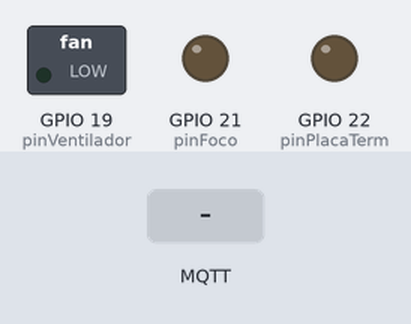
Recording of a program running on a simulated ESP32. On the bench: switched loads named in the program (green lamp = pin HIGH), output pins drawn as LEDs (lit = HIGH). The test bench sets the inputs (shaded band). WiFi joins after 1.5 s; servers stay silent unless stated; no MQTT or app messages arrive unless stated; what the program prints to the serial monitor is not drawn.

Above: at 2.7 s.
2.8 s: MQTT message "ON" arrives on the first subscribed topic
At 3.8 s:
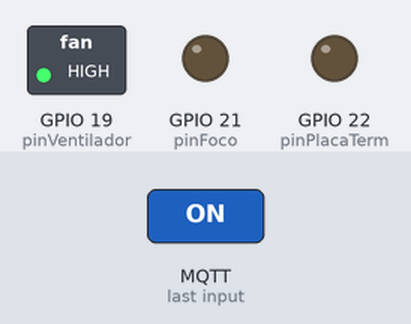
4.5 s: MQTT message "ON" arrives on the second subscribed topic
At 4.9 s:
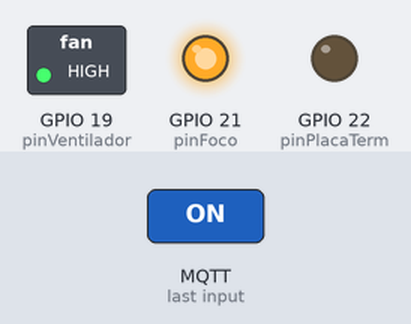
6.0 s: MQTT message "OFF" arrives on the first subscribed topic
At 7.2 s:
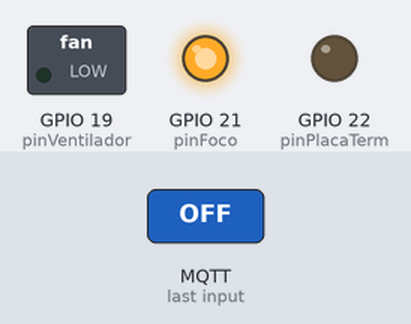
7.5 s: MQTT message "ON" arrives on the third subscribed topic
At 8.5 s:
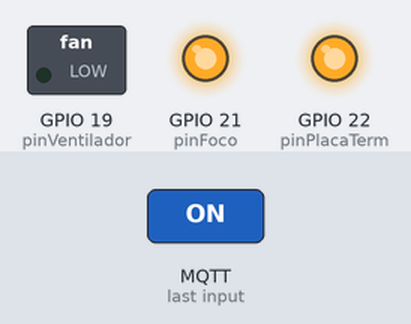
9.0 s: MQTT message "OFF" arrives on the second subscribed topic
At 9.6 s:
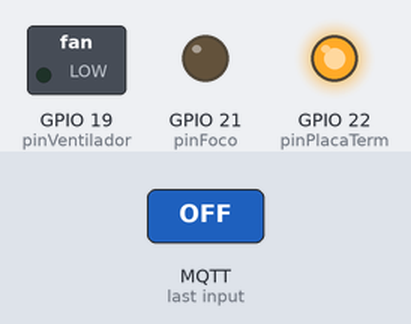
10.5 s: MQTT message "OFF" arrives on the third subscribed topic
At 10.8 s:
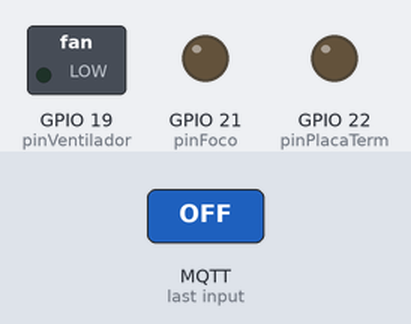
Timing chart, 0 to 13.0 s (numbered marks = the images above; inputs shaded):
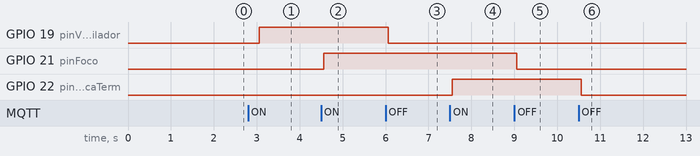

Measured:
- after the input at 2.8 s, GPIO 19 (pinVentilador): LOW → HIGH after 0.26 s
- after the input at 4.5 s, GPIO 21 (pinFoco): LOW → HIGH after 0.06 s
- after the input at 6.0 s, GPIO 19 (pinVentilador): HIGH → LOW after 0.06 s
- after the input at 7.5 s, GPIO 22 (pinPlacaTerm): LOW → HIGH after 0.06 s
- after the input at 9.0 s, GPIO 21 (pinFoco): HIGH → LOW after 0.06 s
- after the input at 10.5 s, GPIO 22 (pinPlacaTerm): HIGH → LOW after 0.06 s

The program:

main.cpp
```cpp
#include <Arduino.h>
#include "CWiFi.h"
#include <PubSubClient.h>

/****************** Definición de constantes ***********************/
const char *ssid = "los odio a todos";
const char *passwd = "p1ch1C0ntr453n4F4@";
// const char *mqtt_server = "192.168.0.106";
IPAddress mqttServer(192, 168, 0, 106);

String list_of_topics[] = {"/cactuscare/ventilador", "/cactuscare/foco", "/cactuscare/placaterm"};
int num_of_topics = 3;

int pinVentilador = 19;
int pinFoco = 21;
int pinPlacaTerm = 22;
/***********************************************************************************************************/

/****************** Definición de prototipos *****************************************************************/
void reconnectMQTT();
void callback(char* topic, byte* message, unsigned int length);
/***********************************************************************************************************/

/****************** Definición de objetos globales *********************************************************/
CWiFi wifi(ssid, passwd); // iniciamos el objeto CWiFi
WiFiClient espClient;
PubSubClient mqttClient(mqttServer, 1883, callback, espClient);
/***********************************************************************************************************/

void setup() {
  Serial.begin(115200);
  wifi.init();


  pinMode(pinVentilador, OUTPUT);
  pinMode(pinFoco, OUTPUT);
  pinMode(pinPlacaTerm, OUTPUT);
}

void loop() {
  if (!mqttClient.connected()) {
    reconnectMQTT();
  }
  mqttClient.loop();

  wifi.reconexion();
  delay(500);
}

void callback(char* topic, byte* message, unsigned int length) {
    /* Serial.print("Message arrived on topic: ");
    Serial.print(topic);
    Serial.print(". Message: "); */
    String messageTemp;

    for (int i=0; i < length; i++) {
         // Serial.print((char)message[i]);
        messageTemp += (char)message[i];
    }

    if (String(topic) == "/cactuscare/ventilador") {
      if (messageTemp == "ON") {
        digitalWrite(pinVentilador, HIGH);
      }

      if (messageTemp == "OFF") {
        digitalWrite(pinVentilador, LOW);
      }
    }

    if (String(topic) == "/cactuscare/foco") {
      if (messageTemp == "ON") {
        digitalWrite(pinFoco, HIGH);
      }

      if (messageTemp == "OFF") {
        digitalWrite(pinFoco, LOW);
      }
    }

    if (String(topic) == "/cactuscare/placaterm") {
      if (messageTemp == "ON") {
        digitalWrite(pinPlacaTerm, HIGH);
      }

      if (messageTemp == "OFF") {
        digitalWrite(pinPlacaTerm, LOW);
      }
    }

    // aquí se ponen los eventos que se quieran manejar
    /*********************** Ejemplo **********************************************************/
    /*
        if (String(topic) == "esp32/output") {
            Serial.print("Changing output to ");
            if(messageTemp == "on"){
                Serial.println("on");
                digitalWrite(ledPin, HIGH);
            } else if(messageTemp == "off"){
                Serial.println("off");
                digitalWrite(ledPin, LOW);
            }
        }
    */
    /******************************************************************************************/
}

void reconnectMQTT() {
    // clico hasta que este conectado
    while (!mqttClient.connected()) {
        Serial.print("Conectando a Servidor MQTT...");
        if (mqttClient.connect("ESP32Client", "spolancom", "m15cuy1t0s")) {
            Serial.println("connected");
            // subscribe
            // mqttClient.subscribe("/esp32/test");

            for (byte i=0; i < num_of_topics; i++) {
                mqttClient.subscribe(list_of_topics[i].c_str());
            }
        } else {
            Serial.print("Error en la conección, rc=");
            Serial.print(mqttClient.state());
            Serial.println(" intentando en 5 segundos");
            delay(5000);
        }
    }
}
```

CWiFi.cpp
```cpp
#include "CWiFi.h"

CWiFi::CWiFi(const char * ssid, const char * passwd) {
  this->ssid = ssid;
  this->passwd = passwd;

  this->previous_time = 0;
  this->time_delay = 20000; // 20 secs
}

void CWiFi::init() {
  WiFi.mode(WIFI_STA);
  WiFi.begin(this->ssid, this->passwd);
  Serial.print("Conectando a la red: ");
  Serial.println(this->ssid);

  while (WiFi.status() != WL_CONNECTED) {
    Serial.print(".");
    delay(500);
  }

  Serial.println("Se ha establecido conección.");
  Serial.print("Dirección IP: ");
  Serial.println(WiFi.localIP());
}

void CWiFi::reconexion() {

  unsigned long current_time = millis(); // milisegundos desde la actualización

  // checamos que este desconectado
  if ((WiFi.status() != WL_CONNECTED) && (current_time - this->previous_time >= this->time_delay)) {
    Serial.println(millis());
    Serial.println("Reconectando a la red.");
    WiFi.disconnect();
    WiFi.reconnect();

    if (WiFi.status() == WL_CONNECTED) {
      Serial.println("Se ha reestablecido la conexión");
    }
    this->previous_time = current_time;
  }

}
```

CWiFi.h
```cpp
#ifndef CWIFI_H
#define CWIFI_H

#include <Arduino.h>
#include <WiFi.h>

class CWiFi {

    private:
        const char *ssid;
        const char *passwd;
        unsigned long previous_time;
        unsigned long time_delay;
    public:
        CWiFi(const char * ssid, const char * passwd);
        void init();
        void reconexion();
};

#endif
```
